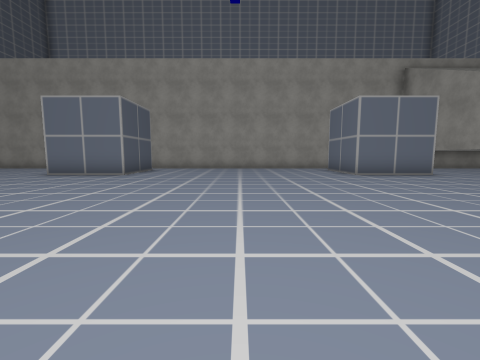
[1] (above)

24 first-person views from a walk through a Unity game level. The camera is 1.3 m above the floor, tilts 6° down and sees 90° across. The floor is counted in squares, 2 m on a side. Each view is taken from the middle of a square. On the plan, view 1 faces up. The plan holds only what a view shows up to about 9 squares ahead; the rest is blank. Some surface patterns are stand-ins.

[2]
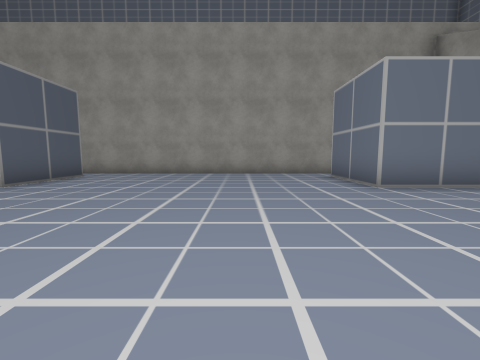

[3]
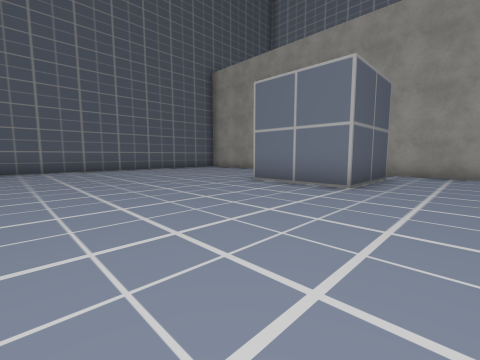

[4]
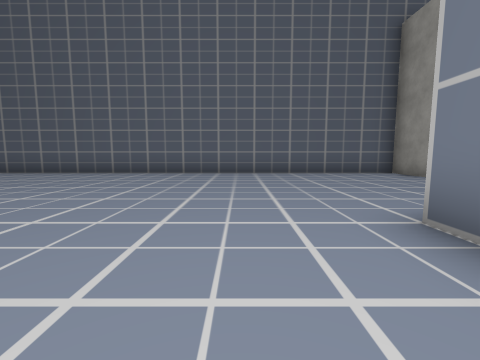

[5]
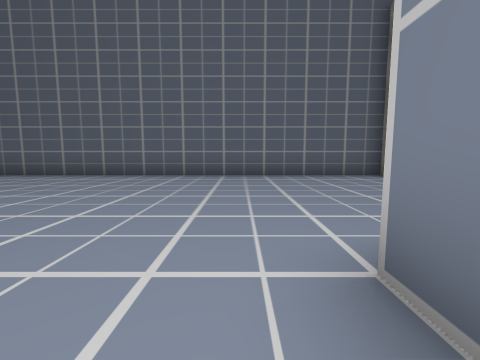

[6]
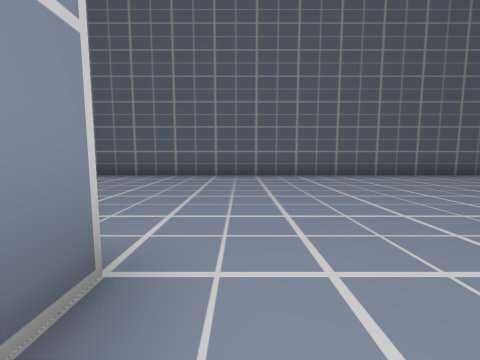

[7]
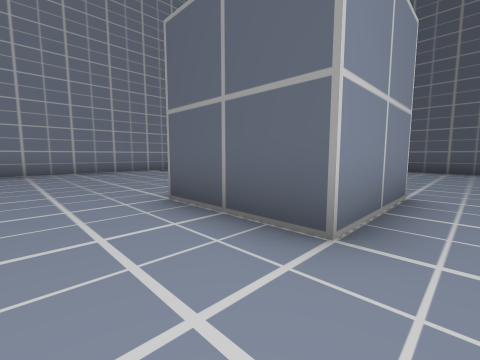

[8]
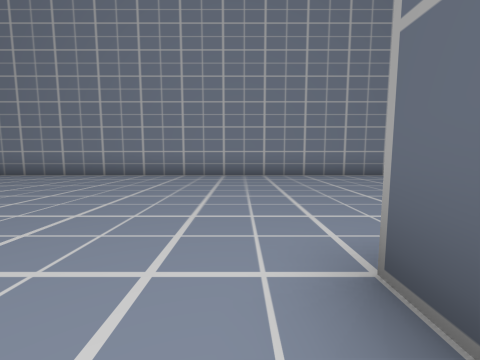

[9]
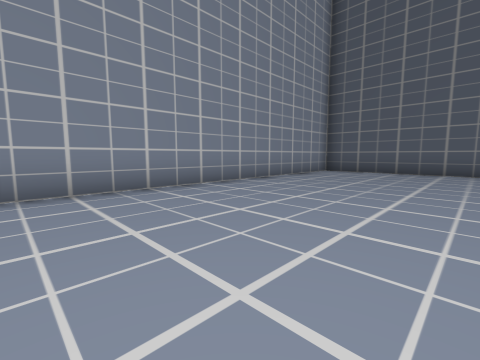

[10]
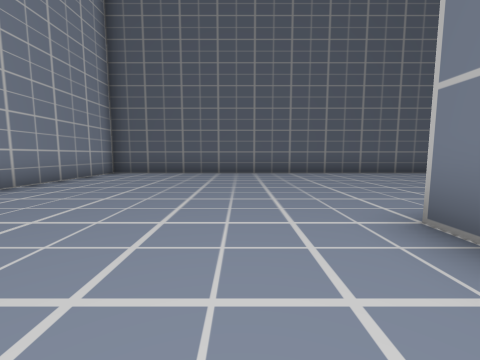

[11]
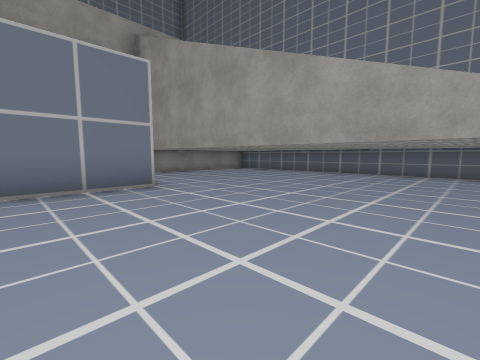

[12]
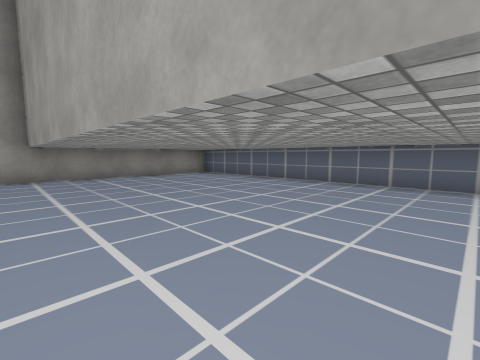

[13]
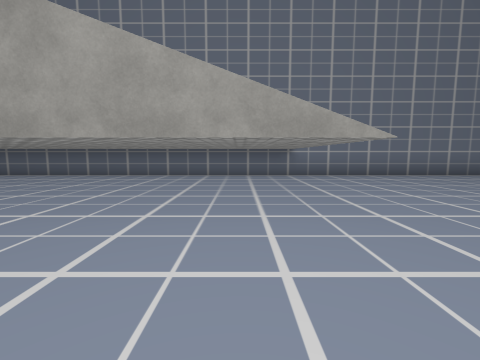

[14]
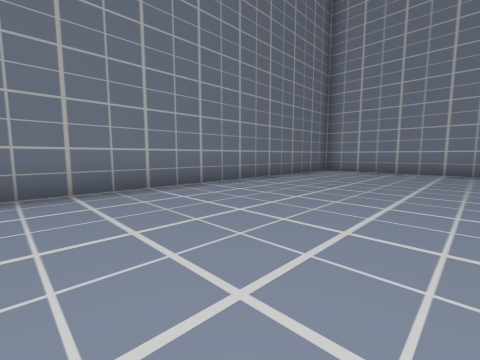

[15]
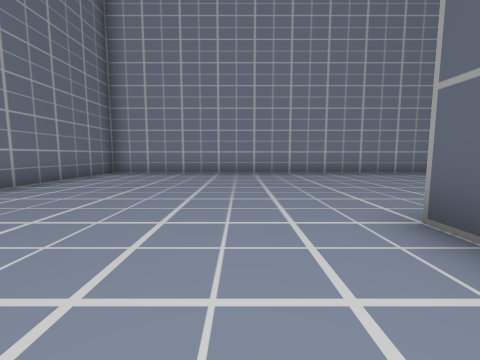

[16]
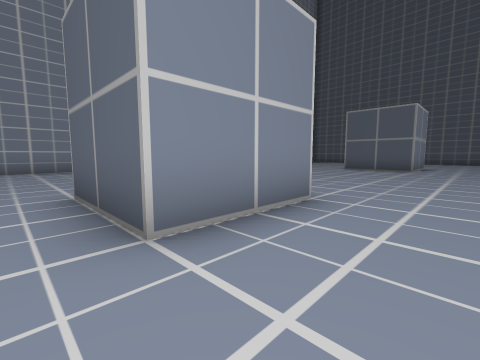

[17]
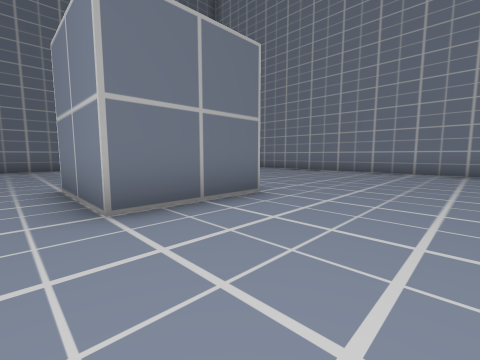

[18]
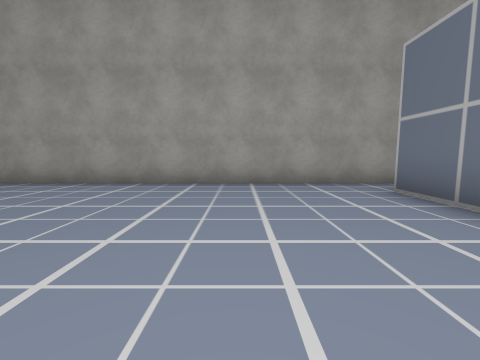

[19]
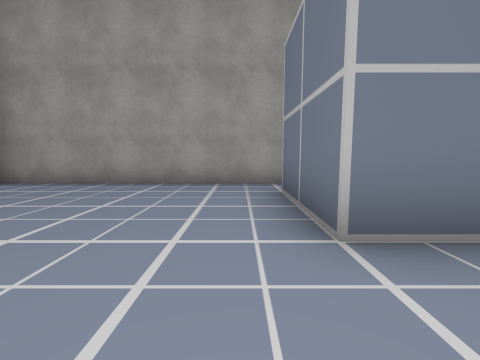

[20]
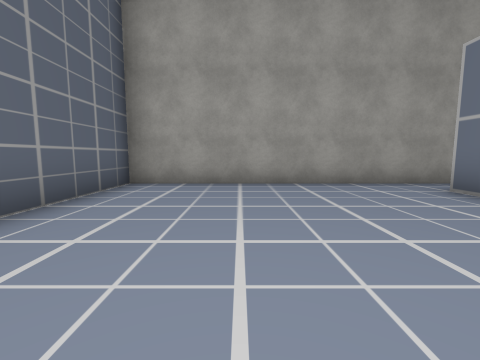

[21]
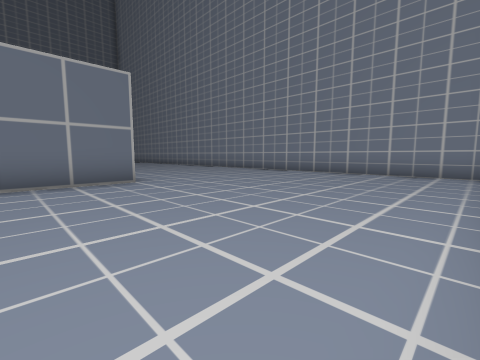

[22]
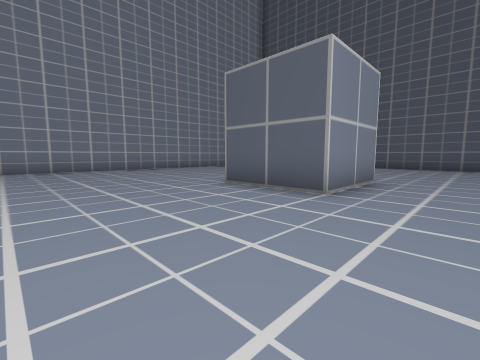

[23]
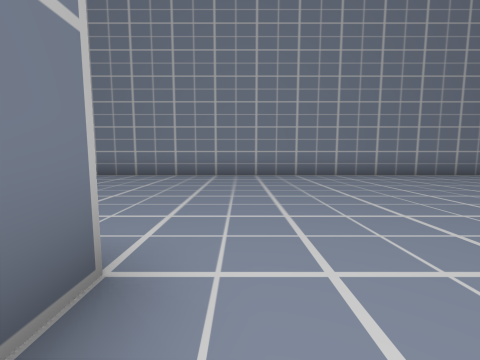

[24]
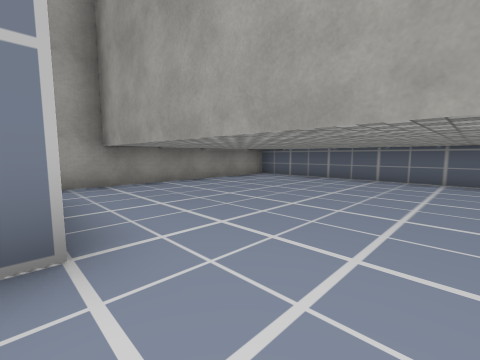

### Floor plan
Key: @ floor where view 1 was taken; # wall or solid block; . floor; T thing the floor can be seen under or through.
Columns run from 13 left of view 1 to 13 right of it. Each row starts with its distance up from view 1.
 12 #########################
 11 #....... .........  .######
 10 #......###.......#  .T....#
  9 #......###.......#  .T....#
  8 #......###.......###.T....#
  7 #....................T....#
  6 #....................T....#
  5 #....................T....#
  4 #....................T....#
  3 #....................T    #
  2 #....................#    #
  1 #.........................#
  0 #......###...@...###......#
 -1 #......###.......###......#
 -2 #......###.......###......#
 -3 #.........................#
 -4 #.........................#
 -5 #.........................#
 -6 #.........................#
 -7 #.........................#
 -8 #.........................#
 -9 ###########################

Positions as (right, up) in squares from view 1, and headings:
1: (0, 0), facing up
2: (1, 3), facing up
3: (-2, 3), facing up-left
4: (-4, 6), facing left
5: (-5, 7), facing left
6: (-5, 1), facing left
7: (-2, 1), facing down-left
8: (-3, -1), facing down
9: (-3, -4), facing down-left
10: (-4, -4), facing left
11: (4, 3), facing up-right
12: (7, 4), facing up-right
13: (5, 3), facing right
14: (8, 1), facing down-right
15: (8, 0), facing down
16: (7, 2), facing down-left
17: (1, 1), facing down-right
18: (1, 6), facing up
19: (-7, 6), facing up
20: (-10, 6), facing up
21: (-12, 0), facing down-right
22: (0, 2), facing down-left
23: (3, -1), facing down
24: (6, 6), facing up-right
